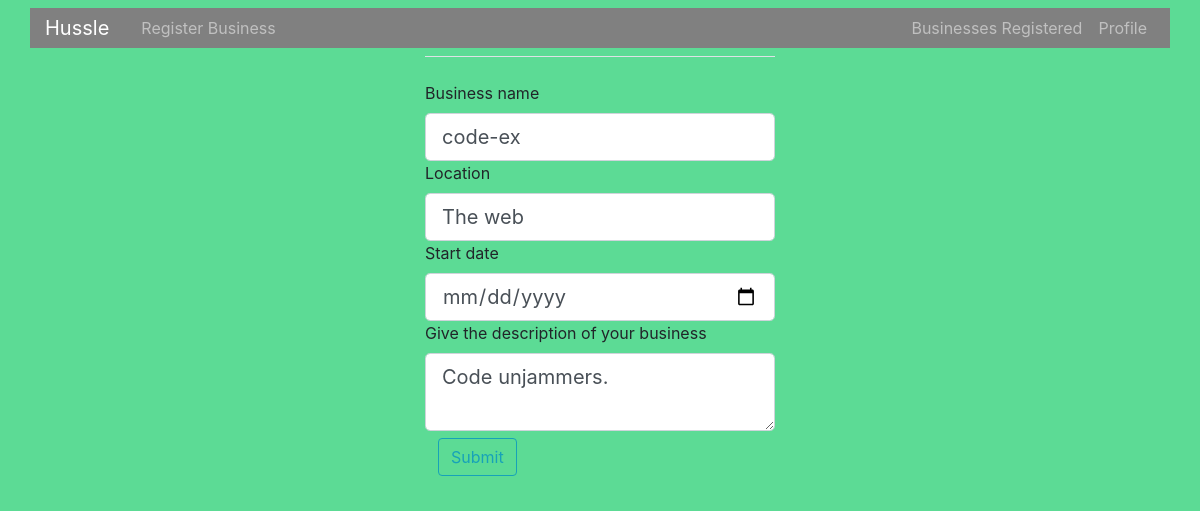
/businesses/3/update (signed in), run on the app's committed database.
### app/models/models.py (models this page shows, shortened)
class Business(db.Model):
    __tablename__ = 'businesses'
    id = db.Column(db.Integer(), primary_key = True)
    name = db.Column(db.String())
    location = db.Column(db.String())
    started = db.Column(db.DateTime(), default = datetime.utcnow)
    business_description = db.Column(db.String())
    user_id = db.Column(db.Integer(), db.ForeignKey('users.id'))

### app/views/views.py (the view)
@app.route('/businesses/<int:business_id>/update', methods = ['POST', 'GET'])
@login_required
def update_business(business_id):
    business = Business.query.get_or_404(business_id)
    form = BusinessForm()
    if form.validate_on_submit():
        business.name = form.name.data
        business.location = form.location.data
        business.business_description = form.business_description.data
        db.session.commit()
        flash(f'Your business has been updated', 'success')
        return redirect(url_for('single_business', business_id = business.id))
    elif request.method == 'GET':
        form.name.data = business.name
        form.location.data = business.location
        form.business_description.data = business.business_description
        return render_template('register_biz.html', title = 'update', form = form)

### app/forms/forms.py (shortened to what this page needs)
class BusinessForm(FlaskForm):
    name = StringField('Business name', validators = [DataRequired()])
    location = StringField('Location', validators = [DataRequired()])
    date = DateField('Start date', default = date.today(), format = '%d/%m/%Y',
            validators = [DataRequired(message = 'Enter the start date of your business.')])
    business_description = TextAreaField('Give the description of your business')
    submit = SubmitField('Submit')

### app/models/models.py (called while the page is built)
@login_manager.user_loader
def load_user(id):
    return User.query.get(int(id))

### app/templates/register_biz.html (shortened to what this page needs)
{% extends "base.html" %}
{% block content %}
    <div class="content-section">
        <form method="POST" action="" novalidate>
            <fieldset class="form-group">
                <legend class="border-bottom mb-4" id ="register-title">{{ legend }}</legend>
                <div class="form-group">
            {{ form.name.label(class="form-control-label") }}
            {% if form.name.errors %}
                {{ form.name(class="form-control form-control-lg is-invalid") }}
                <div class="invalid-feedback">
                    {% for error in form.name.errors %}
                        <span>{{ error }}</span>
                    {% endfor %}
                </div>
              {% else %}
            {{ form.name(class="form-control form-control-lg") }}
            {% endif %}
            {{ form.location.label(class="form-control-label") }}
            {% if form.location.errors %}
                {{ form.location(class="form-control form-control-lg is-invalid") }}
                <div class="invalid-feedback">
                    {% for error in form.location.errors %}
                        <span>{{ error }}</span>
                    {% endfor %}
                </div>
              {% else %}
            {{ form.location(class="form-control form-control-lg") }}
            {% endif %}
            {{ form.date.label(class="form-control-label")  }}
            {% if form.date.errors %}
                {{ form.date(class="form-control form-control-lg is-invalid") }}
                <div class="invalid-feedback">
                    {% for error in form.date.errors %}
                        <span>{{ error }}</span>
                    {% endfor %}
                </div>
              {% else %}
            {{ form.date(class="form-control form-control-lg") }}
            {% endif %}
            {{ form.business_description.label(class="form-control-label") }}
            {{ form.business_description(class="form-control form-control-lg") }}
            <div class="form-group btn">
                {{ form.submit(class="btn btn-outline-info") }}
            </div>
        </form>
</div>
{% endblock content %}

### app/static/css/main.css (style rules this page uses)
.content-section { width: 350px ; margin: auto; }
.body-container { background-color: #5CDB95; }

### data on the page
Business: name "code-ex", location "The web", business_description "Code unjammers."
